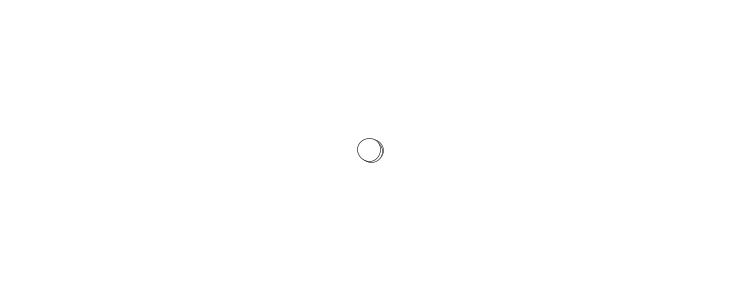
Frame 1 (no input)
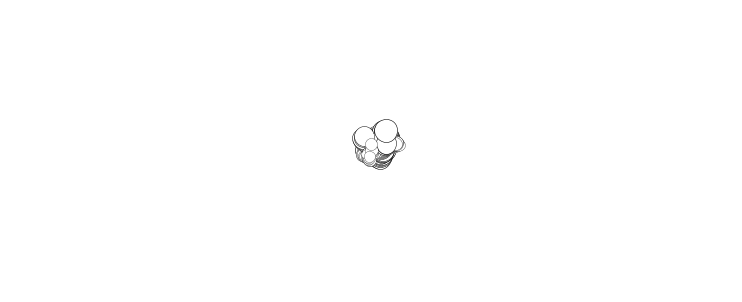
Frame 60 (the mouse pressed at the canvas centre just before this capture)
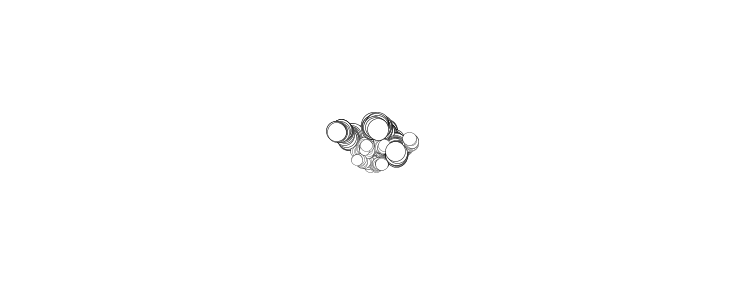
Frame 120 (the mouse held since frame 60 and released just before this capture)

The Processing sketch that drew these frames (run headless with seeded random() and noise(); from frame 60 on, the mouse is pressed at the canvas centre):

// Processing sketch: processing_8247
// ── processing_8247.pde

forme[] plsformes = new forme[10];
boolean dessin = false;
boolean nettoie = true;

void setup(){
  //size(1748,2480);
  size(742,302);
  background(255);
  smooth();

  for(int i=0; i<plsformes.length; i++){
    plsformes[i]= new forme();
  }
}

void draw(){

  if(nettoie == true){
    nettoyer();
  }
  if(dessin == true){
    dessiner();
  }
}

void nettoyer(){
  noStroke();
  fill(255);
  rect(0,0,width,height);
  nettoie = false;
  dessin = true;
}

void dessiner(){
  for(int i=0; i<plsformes.length; i++){
    plsformes[i].draw();
  } 
}

class forme{

  float xA;
  float xB;
  float yA;
  float yB;
  float dX;
  float dY;
  float X;
  float Y;
  float tB;
  float tA;
  float dT;
  float T;
  float vieT;
  float vieX;
  float vieY;
  float vitS;
  float prct;
  float sW;
  float sC;
  float rC;
  float vC;
  float bC;

  void draw(){

    if(prct <= 0.0){
      vitS = 0.002/2;
      xB = random(50+((width-height)/2),(width-((width-height)/2))-50);
      yB = random(50,height-50);
      tB = random(10/4,10/2);
      tA = random(20/2,100/4);
      sC = 0;
      rC = 255;
      vC = 255;
      bC = 255;
      xA = width/2;
      yA = height/2;
      dT = tB - tA;
      dX = xB - xA;
      dY = yB - yA;
      vieT = 0;
      vieX = 0;
      vieY = 0;
    }


    prct += vitS;

    if (prct < 1.0) {
      vieT = random(-2/2,2/2);
      vieX += random(-10/4,10/4);
      vieY += random(-10/4,10/4);
      X = (xA + (prct * dX) + vieX);
      Y = (yA + (prct * dY) + vieY);
      T = (tA + (prct * dT) + vieT);
    }

    if (prct > 0.9999) {
      sC = 255;
      vC = 0;
      rC = 0;
    }

    if (T < 0){
      T = 1;
    }

    if (prct >= 1.0){
      prct = 0.0;
      nettoie = true;
    }

    sW = (1/20)+(T/40);
    strokeWeight(sW);
    stroke(0,0,sC);
    fill(rC,vC,bC);
    ellipse(X,Y,T,T);
  }
}
